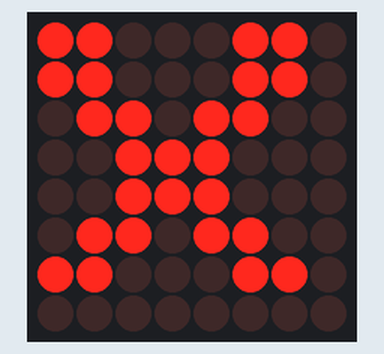
Recording of a program running on a simulated Raspberry Pi (BCM pin numbers). On the bench: 8×8 LED matrix.

Above: at 0.1 s.

The program:

0_Conector_GPIO_ControlarMatrizLED_8x8_ChipMax7219_Ejercicio2.py
```python
# importamos la libreria GPIO
import RPi.GPIO as  GPIO
# desactivamos mensajes de error GPIO
GPIO.setwarnings(False)
# importamos las librerias necesarias para trabajar con
# la matriz led 8x8
from luma.core.render import canvas
from luma.led_matrix.device import max7219
from luma.core.interface.serial import spi
from luma.core.legacy import text
# importamos libreria time
import time
# inicializamos los objetos para el dispositivo
serial=spi(port=0,device=0)
device=max7219(serial)
# guardamos en una variable el texto que queremos mostrar
msg = "X"
# mostramos un texto fijo en la matriz led
with canvas(device) as draw:
    text(draw, (0, 0), msg, fill="white")
# creamos doble bucle que aumenta el brillo del texto
for x in range(5):
    for intensity in range(16):
        device.contrast(intensity * 16)
        time.sleep(0.5)
```
